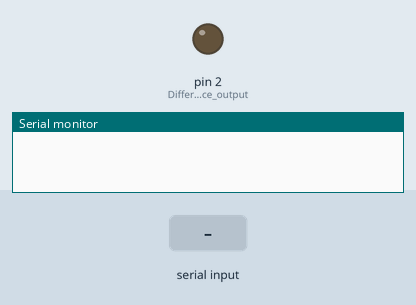
Simulated run of this sketch. Board: Arduino Uno, built with avr-gcc and run on an emulated ATmega328P. On the bench: output pins drawn as LEDs (lit = HIGH), the last lines printed to the serial monitor. The test bench sets the inputs (shaded band).

Above: at 1.2 s.
1.3 s: "90,45\n" received over Serial
At 2.5 s:
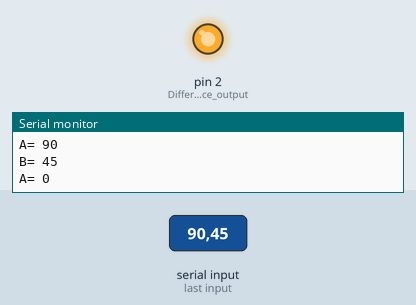
4.3 s: "30,150\n" received over Serial
At 7.1 s:
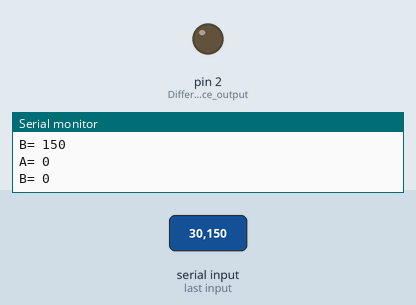
7.3 s: "5\n" received over Serial
At 8.9 s:
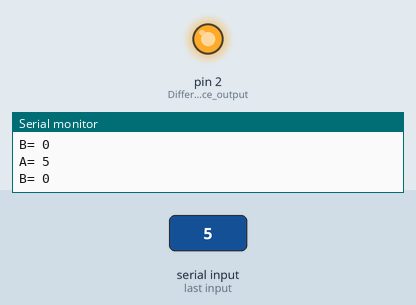
Timing chart, 0 to 10.4 s (numbered marks = the images above; inputs shaded):
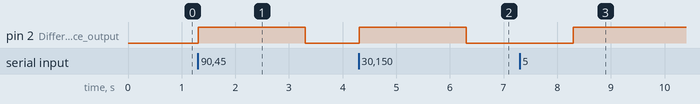

Measured:
- after the input at 1.3 s, pin 2 (Difference_output): LOW → HIGH at once, → LOW 2.0 s later
- after the input at 4.3 s, pin 2 (Difference_output): LOW → HIGH at once, → LOW 2.0 s later
- after the input at 7.3 s, pin 2 (Difference_output): LOW → HIGH after 1.0 s

The sketch:

HALF_COMPARATOR_SOFTWARE_PROCESS_AND_INPUT_IMPLEMENTATION.ino
```cpp
void setup()
{
    pinMode(2, OUTPUT); // Difference output
    pinMode(3, OUTPUT); // Borrow output
    Serial.begin(9600); // Initialize serial communication for debugging
}

void loop()
{
    if (Serial.available() > 0)
    {
        int A = Serial.parseInt(); // Read input A
        Serial.print("A= ");
        Serial.println(A);
        int B = Serial.parseInt(); // Read input B
        Serial.print("B= ");
        Serial.println(B);

        // Calculate Difference (A XOR B)
        int Diff = A ^ B;
        digitalWrite(2, Diff); // Output Difference

        // Calculate Borrow (NOT A AND B)
        int Borrow = !A & B;
        digitalWrite(3, Borrow); // Output Borrow
    }
}
```
